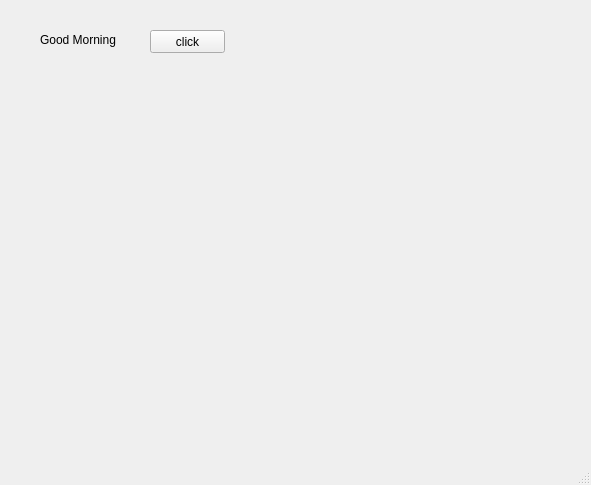
<?xml version="1.0" encoding="UTF-8"?>
<ui version="4.0">
 <class>MainWindow</class>
 <widget class="QMainWindow" name="MainWindow">
  <property name="geometry">
   <rect>
    <x>0</x>
    <y>0</y>
    <width>591</width>
    <height>485</height>
   </rect>
  </property>
  <property name="windowTitle">
   <string>MainWindow</string>
  </property>
  <widget class="QWidget" name="centralwidget">
   <widget class="QLabel" name="lbl">
    <property name="geometry">
     <rect>
      <x>40</x>
      <y>30</y>
      <width>91</width>
      <height>20</height>
     </rect>
    </property>
    <property name="text">
     <string>Good Morning</string>
    </property>
   </widget>
   <widget class="QPushButton" name="pb">
    <property name="geometry">
     <rect>
      <x>150</x>
      <y>30</y>
      <width>75</width>
      <height>23</height>
     </rect>
    </property>
    <property name="text">
     <string>click</string>
    </property>
   </widget>
  </widget>
  <widget class="QMenuBar" name="menubar">
   <property name="geometry">
    <rect>
     <x>0</x>
     <y>0</y>
     <width>591</width>
     <height>21</height>
    </rect>
   </property>
  </widget>
  <widget class="QStatusBar" name="statusbar"/>
 </widget>
 <resources/>
 <connections>
  <connection>
   <sender>pb</sender>
   <signal>clicked()</signal>
   <receiver>MainWindow</receiver>
   <slot>myclick()</slot>
   <hints>
    <hint type="sourcelabel">
     <x>193</x>
     <y>72</y>
    </hint>
    <hint type="destinationlabel">
     <x>213</x>
     <y>89</y>
    </hint>
   </hints>
  </connection>
 </connections>
 <slots>
  <slot>myclick()</slot>
 </slots>
</ui>
